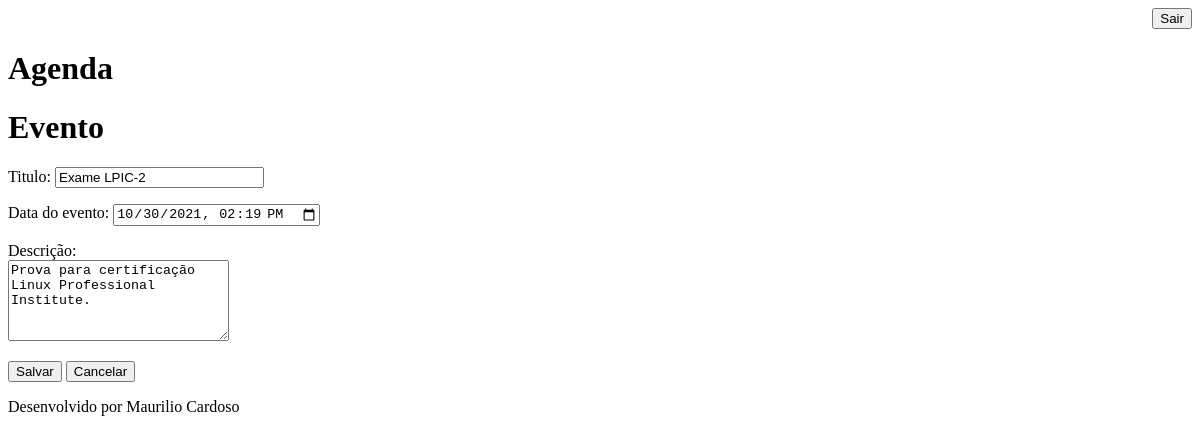
The page /agenda/eventos/?id=4 (signed in) on the database as committed earlier.
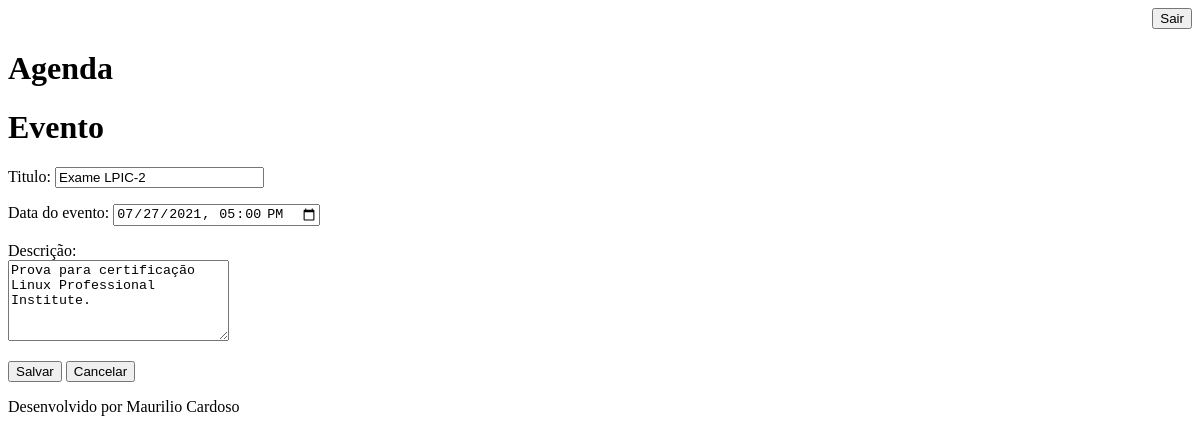
The same page on the database as committed later.
### core/models.py (models this page shows, shortened)
class Eventos(models.Model):
    titulo = models.CharField(max_length=200)
    descricao = models.TextField(blank=True, null=True)
    data_evento = models.DateTimeField(verbose_name='Data do evento')
    data_criacao = models.DateTimeField(auto_now=True, verbose_name='Data de criação do evento')
    local = models.TextField(blank=True, null=True, verbose_name='Local/Endereço')
    usuario = models.ForeignKey(User, on_delete=models.CASCADE)
    class Meta:
        db_table = 'Eventos'
    def get_data_input_evento(self):
        return self.data_evento.strftime('%Y-%m-%dT%H:%M')

### core/views.py (the view)
# urls.py: path('agenda/eventos/', views.eventos),
@login_required(login_url='/login/')
def eventos(request):
    id_evento = request.GET.get('id')
    dados = {}
    if id_evento:
        dados['eventos'] = Eventos.objects.get(id=id_evento)
    return render(request, 'eventos.html', dados)

### templates/eventos.html (shortened to what this page needs)
{% extends "model_page.html" %}
{% block content %}
<h1>Evento</h1>
<form action="submit" method="POST">{% csrf_token %}
    <label>Titulo: </label>
    <input type="text" name="titulo" size="23" value="{{ eventos.titulo }}">
    <label>Data do evento: </label>
    <input type="datetime-local" name="data_evento" value={{ eventos.get_data_input_evento }}>
    <label>Descrição: </label>
    <br>
    <textarea name="descricao" rows="5" cols="25">{{ eventos.descricao }}</textarea>
    <button type="submit">Salvar</button>
    <a href="/">
        <button type="button">Cancelar</button>
    </a>
</form>
{% endblock %}

Rows that differ between the two databases and show on the page:
changed Eventos "Exame LPIC-2": data_evento "10/30/2021 14:19" → "07/27/2021 17:00"
